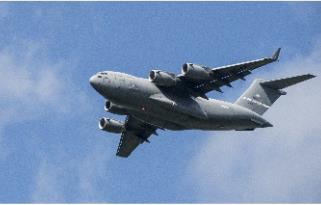
#> input picture 实战代码/第8章/images/plane.jpg, 321 x 205 px
$ python isolateColor.py
#> lines starting #> are read from the running program, lines starting #| are printed output that depends on the picture; after the words box and inside, x2 and y2 are one past the last pixel; in counts of white or black regions, pixels touching at a corner belong together
# Load libraries
import cv2
import numpy as np
from matplotlib import pyplot as plt
# Load image
image_bgr = cv2.imread('images/plane.jpg')
#> image_bgr is the input picture: shape (205, 321, 3); mean B, G, R 181.2, 144.2, 118.8
# 转化 BGR to HSV
image_hsv = cv2.cvtColor(image_bgr, cv2.COLOR_BGR2HSV)
#> image_hsv: shape (205, 321, 3); mean H, S, V 107.3, 88, 181.2
# 定义两种蓝色 in HSV
lower_blue = np.array([50,100,50])
upper_blue = np.array([130,255,255])
# 生成掩码
mask = cv2.inRange(image_hsv, lower_blue, upper_blue)
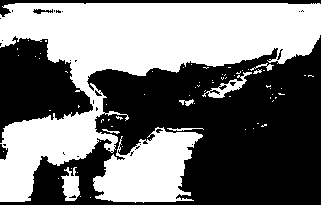
#> mask: shape (205, 321); 47% white; 70 white regions (61 under 20 px), largest, box (x1, y1, x2, y2) and area: (0, 3, 321, 202) 24594, (93, 127, 203, 203) 5171, (61, 167, 80, 201) 407
# 进行掩码操作
image_bgr_masked = cv2.bitwise_and(image_bgr, image_bgr, mask=mask)
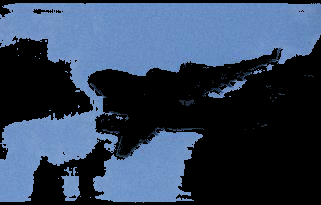
#> image_bgr_masked: shape (205, 321, 3); mean B, G, R 91.1, 67.3, 50.8
# 转换 BGR to RGB
image_rgb = cv2.cvtColor(image_bgr_masked, cv2.COLOR_BGR2RGB)
# 显示 image
plt.imshow(image_rgb), plt.axis("off")
plt.show()
